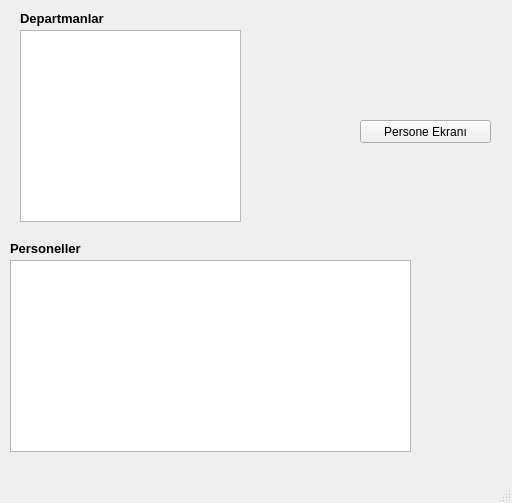
<?xml version="1.0" encoding="UTF-8"?>
<ui version="4.0">
 <class>MainWindow</class>
 <widget class="QMainWindow" name="MainWindow">
  <property name="geometry">
   <rect>
    <x>0</x>
    <y>0</y>
    <width>512</width>
    <height>503</height>
   </rect>
  </property>
  <property name="windowTitle">
   <string>MainWindow</string>
  </property>
  <widget class="QWidget" name="centralwidget">
   <widget class="QLabel" name="label">
    <property name="geometry">
     <rect>
      <x>20</x>
      <y>10</y>
      <width>111</width>
      <height>16</height>
     </rect>
    </property>
    <property name="font">
     <font>
      <pointsize>10</pointsize>
      <weight>75</weight>
      <bold>true</bold>
     </font>
    </property>
    <property name="text">
     <string>Departmanlar</string>
    </property>
   </widget>
   <widget class="QLabel" name="label_2">
    <property name="geometry">
     <rect>
      <x>10</x>
      <y>240</y>
      <width>111</width>
      <height>16</height>
     </rect>
    </property>
    <property name="font">
     <font>
      <pointsize>10</pointsize>
      <weight>75</weight>
      <bold>true</bold>
     </font>
    </property>
    <property name="text">
     <string>Personeller</string>
    </property>
   </widget>
   <widget class="QTableView" name="tableView">
    <property name="geometry">
     <rect>
      <x>20</x>
      <y>30</y>
      <width>221</width>
      <height>192</height>
     </rect>
    </property>
   </widget>
   <widget class="QTableView" name="tableView_2">
    <property name="geometry">
     <rect>
      <x>10</x>
      <y>260</y>
      <width>401</width>
      <height>192</height>
     </rect>
    </property>
   </widget>
   <widget class="QPushButton" name="pushButton">
    <property name="geometry">
     <rect>
      <x>360</x>
      <y>120</y>
      <width>131</width>
      <height>23</height>
     </rect>
    </property>
    <property name="text">
     <string>Persone Ekranı</string>
    </property>
   </widget>
  </widget>
  <widget class="QMenuBar" name="menubar">
   <property name="geometry">
    <rect>
     <x>0</x>
     <y>0</y>
     <width>512</width>
     <height>21</height>
    </rect>
   </property>
  </widget>
  <widget class="QStatusBar" name="statusbar"/>
 </widget>
 <resources/>
 <connections/>
</ui>
